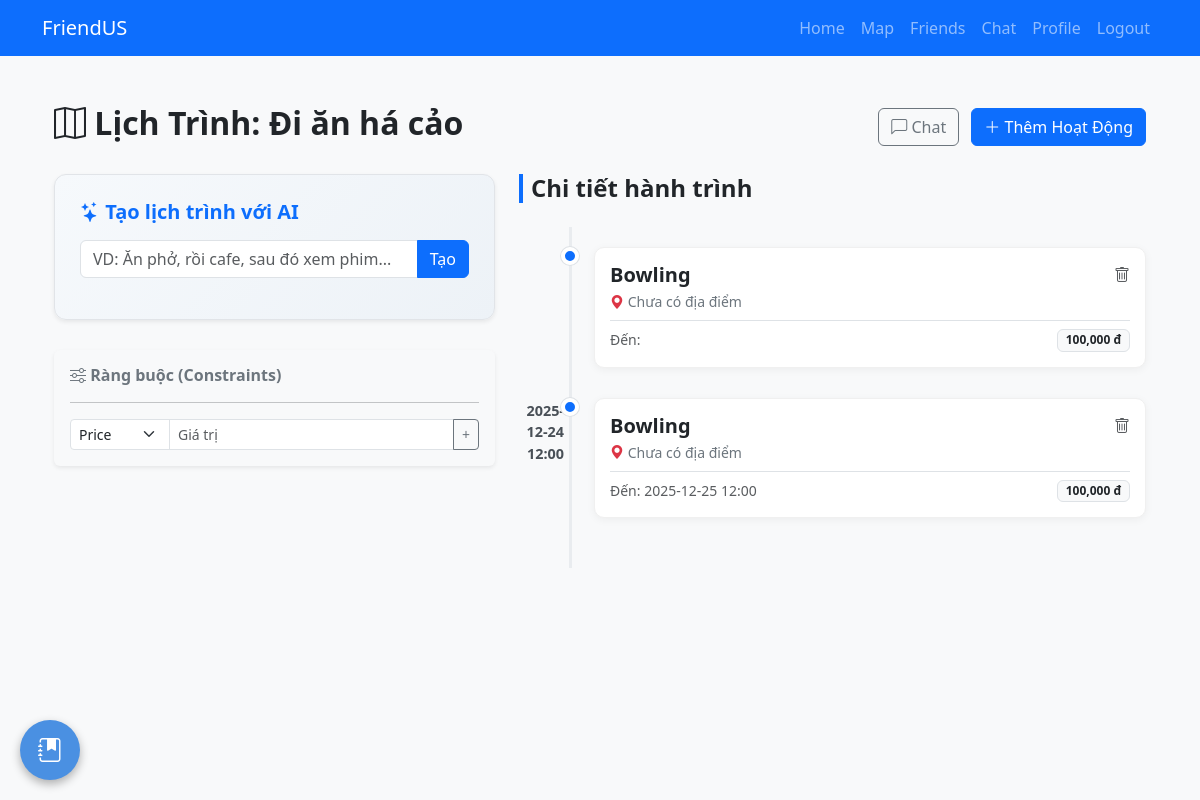
/room/1/plan (signed in), run on an earlier commit of the app's database.
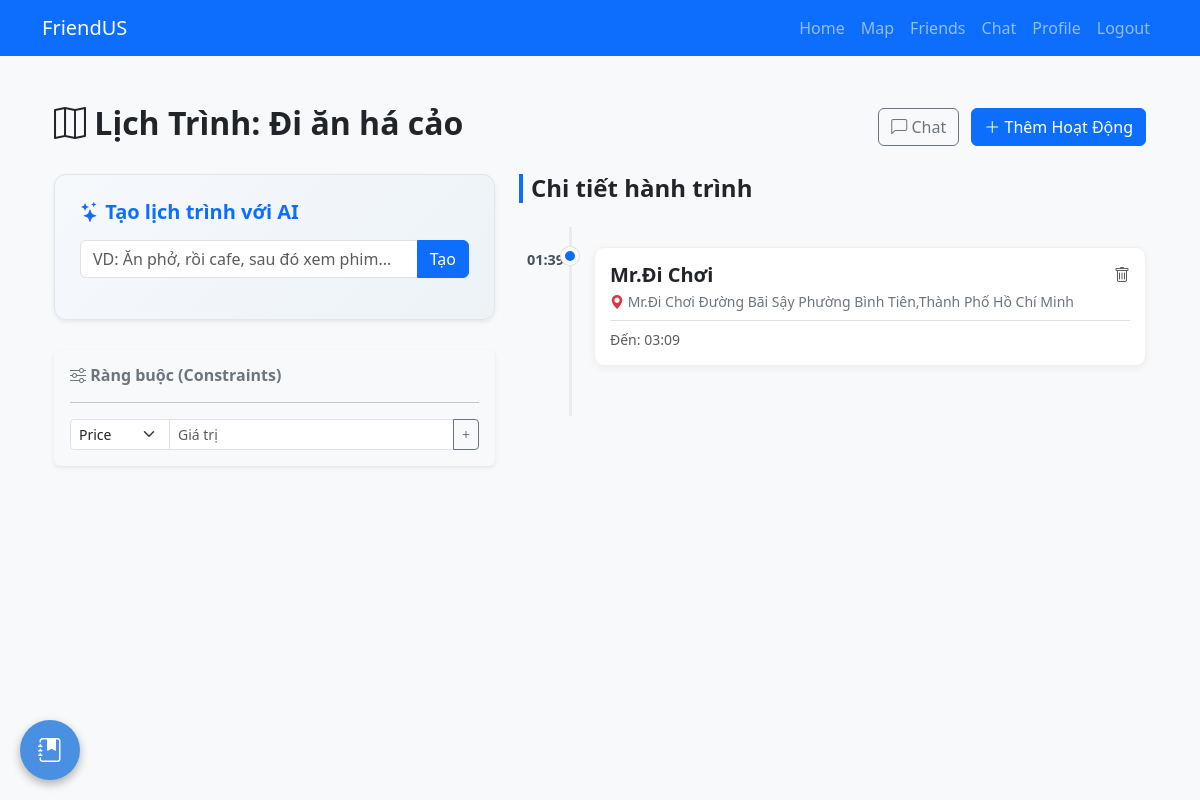
And on a later commit of the database.
### app/models.py (models this page shows, shortened)
class Room(db.Model):
    id = db.Column(db.Integer, primary_key=True)
    name = db.Column(db.String(50), unique=True, nullable=False)
    description = db.Column(db.String(200), nullable=True)
    is_private = db.Column(db.Boolean, default=False) # False = Public, True = Private
    tags = db.Column(db.String(200), default='') # Lưu dạng chuỗi: "Travel,Eating"
    summary = db.Column(db.Text, nullable=True) # Nội dung tóm tắt (ẩn với user khi tạo)
    creator_id = db.Column(db.Integer, db.ForeignKey('user.id'))
    creator = db.relationship('User', back_populates='created_rooms')
    members = db.relationship('User', secondary=room_members,
                              back_populates='rooms', lazy='dynamic')

class Activity(db.Model):
    id = db.Column(db.Integer, primary_key=True)
    name = db.Column(db.String(100), nullable=False)
    location = db.Column(db.String(100))
    price = db.Column(db.Float, nullable=False, default=0.0)
    start_time = db.Column(db.String(20))
    end_time = db.Column(db.String(20))
    rating = db.Column(db.Float, default=0.0)
    room_id = db.Column(db.Integer, db.ForeignKey('room.id'), nullable=False)
    room = db.relationship('Room', backref='activities')

### app/blueprints/planner.py (the view)
@planner_bp.route('/room/<int:room_id>/plan')
@login_required
def view_planner(room_id):
    room = Room.query.get_or_404(room_id)
    activities = Activity.query.filter_by(room_id=room.id).order_by(Activity.start_time).all()
    for act in activities:
        if isinstance(act.start_time, str):
            try:
                if 'T' in act.start_time:
                    act.start_time = datetime.strptime(act.start_time, '%Y-%m-%dT%H:%M')
                else:
                    act.start_time = datetime.strptime(act.start_time, '%Y-%m-%d %H:%M:%S')
            except:
                pass # Nếu lỗi quá thì chịu, template sẽ hiển thị raw string
        if isinstance(act.end_time, str):
            try:
                if 'T' in act.end_time:
                    act.end_time = datetime.strptime(act.end_time, '%Y-%m-%dT%H:%M')
                else:
                    act.end_time = datetime.strptime(act.end_time, '%Y-%m-%d %H:%M:%S')
            except:
                pass
    constraints = Constraint.query.filter_by(room_id=room.id, user_id=current_user.id).all()
    act_form = ActivityForm()
    cons_form = ConstraintForm()
    try:
        raw_weather = weather_service.get_full_forecast(lat=10.762622, lon=106.660172, days=7)
        weather_data = weather_service.process_forecast_data(raw_weather)
    except Exception as e:
        weather_data = None
    conflicts = check_conflicts(activities, constraints)
    weather_impacts = analyze_weather_impact(activities, weather_data)
    return render_template(
        'planner.html',
        room=room,
        activities=activities,
        constraints=constraints,
        act_form=act_form,
        cons_form=cons_form,
        conflicts=conflicts,
        weather=weather_data,
        weather_impacts=weather_impacts
    )

### app/forms.py
class ActivityForm(FlaskForm):
    name = StringField('Activity Name', validators=[DataRequired()])
    location = StringField('Location')
    price = FloatField('Est. Price ($)', validators=[DataRequired()])
    start_time = StringField('Start Time (e.g. 09:00)')
    end_time = StringField('End Time (e.g. 11:00)')
    rating = FloatField('Initial Rating (1-5)', validators=[Optional()])
    submit = SubmitField('Add Activity')

class ConstraintForm(FlaskForm):
    type = SelectField('Type', choices=[('price', 'Price'), ('time', 'Time'), ('location', 'Location')])
    intensity = RadioField('Intensity', choices=[('soft', 'Soft (!)'), ('rough', 'Rough (!!) - Hard Rule')], default='soft')
    value = StringField('Value (e.g. 25 for price, 08:00 for time)', validators=[DataRequired()])
    submit = SubmitField('Add Constraint')

### app/blueprints/auth.py (called while the page is built)
@auth_bp.before_app_request
def check_onboarding():
    if current_user.is_authenticated:
        if not current_user.interests:
            allowed_endpoints = ['auth.onboarding', 'auth.logout', 'static']
            if request.endpoint and request.endpoint not in allowed_endpoints:
                return redirect(url_for('auth.onboarding'))

### app/blueprints/planner.py (called while the page is built, shortened)
def analyze_weather_impact(activities, weather_data):
    impacts = {}
    if not weather_data or 'five_day_forecast' not in weather_data:
        return impacts

def check_conflicts(activities, constraints):
    return {}

### app/templates/planner.html (shortened to what this page needs)
{% extends "layout.html" %}
{% block content %}
<div class="container py-4">
    <div class="d-flex justify-content-between align-items-center mb-4">
        <h2 class="fw-bold"><i class="bi bi-map"></i> Lịch Trình: {{ room.name }}</h2>
        <div>
            <a href="{{ url_for('chat.chat_room', room_name=room.name) }}" class="btn btn-outline-secondary me-2">
                <i class="bi bi-chat-left"></i> Chat
            </a>
            <button type="button" class="btn btn-primary" data-bs-toggle="modal" data-bs-target="#addActivityModal">
                <i class="bi bi-plus-lg"></i> Thêm Hoạt Động
            </button>
        </div>
    </div>
    <div class="row">
        <div class="col-lg-5">
            <div class="ai-wrapper shadow-sm">
                <h5 class="fw-bold text-primary mb-3"><i class="bi bi-stars"></i> Tạo lịch trình với AI</h5>
                <div class="input-group mb-3">
                    <input type="text" id="wishInput" class="form-control"
                           placeholder="VD: Ăn phở, rồi cafe, sau đó xem phim...">
                    <button class="btn btn-primary" type="button" id="btnGeneratePlan">
                        Tạo
                    </button>
                </div>
            </div>
            <div class="card border-0 shadow-sm bg-light">
                <div class="card-body">
                    <h6 class="fw-bold text-secondary mb-3"><i class="bi bi-sliders"></i> Ràng buộc (Constraints)</h6>
                    <hr>
                    <form method="POST" action="{{ url_for('planner.add_room_constraint', room_id=room.id) }}">
                        <div class="input-group input-group-sm">
                            {{ cons_form.type(class="form-select", style="max-width: 100px;") }}
                            {{ cons_form.value(class="form-control", placeholder="Giá trị") }}
                            <button class="btn btn-outline-secondary" type="submit">+</button>
                        </div>
                    </form>
                </div>
            </div>
        </div>
        <div class="col-lg-7">
            <h4 class="fw-bold mb-4 ps-2 border-start border-4 border-primary">Chi tiết hành trình</h4>
            {% if activities|length > 0 %}
            <div class="timeline-container">
                <div class="timeline-line"></div>
                {% for act in activities %}
                <div class="timeline-item">
                    <div class="timeline-time">
                        {% if act.start_time and act.start_time.strftime %}
                            {{ act.start_time.strftime('%H:%M') }}
                        {% else %}
                            {{ act.start_time }}
                        {% endif %}
                    </div>
                    <div class="timeline-dot"></div>
                    <div class="timeline-card">
                        <div class="d-flex justify-content-between align-items-start">
                            <h5 class="fw-bold mb-1">{{ act.name }}</h5>
                            <a href="{{ url_for('planner.delete_activity', id=act.id) }}"
                               class="text-muted" onclick="return confirm('Xóa hoạt động này?');">
                               <i class="bi bi-trash"></i>
                            </a>
                        </div>
                        <div class="text-secondary small mb-2">
                            <i class="bi bi-geo-alt-fill text-danger"></i> {{ act.location or 'Chưa có địa điểm' }}
                        </div>
                        <div class="d-flex justify-content-between mt-2 pt-2 border-top">
                            <small class="text-muted">Đến:
                                {% if act.end_time and act.end_time.strftime %}
                                    {{ act.end_time.strftime('%H:%M') }}
                                {% else %}
                                    {{ act.end_time }}
                                {% endif %}
                            </small>
                            {% if act.price and act.price > 0 %}
                            <span class="badge bg-light text-dark border">{{ "{:,.0f}".format(act.price) }} đ</span>
                            {% endif %}
                        </div>
                    </div>
                </div>
                {% endfor %}
            </div>
            {% else %}
                <div class="text-center py-5 bg-light rounded border border-dashed text-muted">
                    <i class="bi bi-calendar-x display-1 d-block mb-3 opacity-25"></i>
                    <p>Chưa có lịch trình nào.</p>
                </div>
            {% endif %}
        </div>
    </div>
</div>
{% endblock %}

### app/templates/layout.html (shortened to what this page needs)
<!doctype html>
<html lang="en">
  <head>
    {{ bootstrap.load_css() }}
    <link rel="stylesheet" href="https://cdn.jsdelivr.net/npm/bootstrap-icons@1.11.3/font/bootstrap-icons.min.css">
    <link href="https://unpkg.com/@vietmap/vietmap-gl-js@6.0.0/dist/vietmap-gl.css" rel="stylesheet" />
  </head>
  <body>
    {% if not hide_nav %}
    <nav class="navbar navbar-expand-lg navbar-dark bg-primary">
      <div class="container">
        <a class="navbar-brand" href="{{ url_for('main.index') }}">FriendUS</a>
        <div class="collapse navbar-collapse" id="navbarNav">
          <ul class="navbar-nav ms-auto">
          {% if current_user.is_authenticated %}
            <li class="nav-item"><a class="nav-link" href="{{ url_for('main.index') }}">Home</a></li>
            <li class="nav-item"><a class="nav-link" href="{{ url_for('map.map') }}">Map</a></li>
            <li class="nav-item"> <a class="nav-link" href="{{ url_for('main.friends') }}">Friends</a></li>
            <li class="nav-item"><a class="nav-link" href="{{ url_for('chat.chat') }}">Chat</a></li>
            <li class="nav-item"><a class="nav-link" href="{{ url_for('auth.profile', username=current_user.username) }}">Profile</a></li>
            <li class="nav-item"><a class="nav-link" href="{{ url_for('auth.logout') }}">Logout</a></li>
          {% else %}
            <li class="nav-item"><a class="nav-link" href="{{ url_for('auth.login') }}">Login</a></li>
          {% endif %}
          </ul>
        </div>
      </div>
    </nav>
    {% endif %}
    <div id="main-wrapper">
        <div class="{{ 'full-width-wrapper' if full_width else 'container mt-4' }}">
            {% block content %}{% endblock %}
        </div>
    </div>
    {% if current_user.is_authenticated and not hide_nav %}
    <button class="scattered-toggle-btn" onclick="toggleWidget()"><i class="bi bi-journal-bookmark-fill"></i></button>
    {% endif %}
  </body>
</html>

### app/templates/layout.html (style rules this page uses)
html, body { height: 100%; margin: 0; display: flex; flex-direction: column; overflow: hidden; }
.navbar { flex: 0 0 auto; margin-bottom: 0 !important; z-index: 1050; }
#main-wrapper { flex: 1 1 auto; display: flex; flex-direction: column; position: relative; overflow-y: auto; overflow-x: hidden; background: #f8f9fa; }
.scattered-toggle-btn { position: fixed; bottom: 20px; left: 20px; width: 60px; height: 60px; background-color: #4a90e2; color: white; border-radius: 50%; border: none; box-shadow: 0 4px 10px rgba(0,0,0,0.3); z-index: 2000; cursor: pointer; font-size: 24px; display: flex; align-items: center; justify-content: center; }

### app/templates/planner.html (style rules this page uses)
.timeline-container { position: relative; padding: 20px 0; }
.timeline-line { position: absolute; left: 50px; top: 0; bottom: 0; width: 3px; background: #e9ecef; z-index: 0; }
.timeline-item { position: relative; margin-bottom: 30px; z-index: 1; }
.timeline-time { position: absolute; left: 0; width: 45px; text-align: right; font-weight: bold; color: #495057; font-size: 0.9rem; top: 2px; }
.timeline-dot { position: absolute; left: 42px; width: 18px; height: 18px; border-radius: 50%; background: #0d6efd; border: 4px solid #fff; box-shadow: 0 0 0 1px #dee2e6; }
.timeline-card { margin-left: 75px; background: #fff; border-radius: 10px; padding: 15px; box-shadow: 0 2px 8px rgba(0,0,0,0.05); border: 1px solid #f0f0f0; transition: transform 0.2s; }
.ai-wrapper { background: linear-gradient(135deg, #f6f9fc 0%, #edf2f7 100%); border-radius: 12px; padding: 25px; margin-bottom: 30px; border: 1px solid #e1e4e8; }

What changed in the data, as far as the page shows it:
removed Activity: name "Bowling", location "Chưa có địa điểm", price "100,000"
removed Activity: start_time "2025-12-24 12:00", name "Bowling", location "Chưa có địa điểm", end_time "2025-12-25 12:00", price "100,000"
added Activity: start_time "01:39", name "Mr.Đi Chơi", location "Mr.Đi Chơi Đường Bãi Sậy Phường Bình Tiên,Thành Phố Hồ Chí Minh", end_time "03:09"
